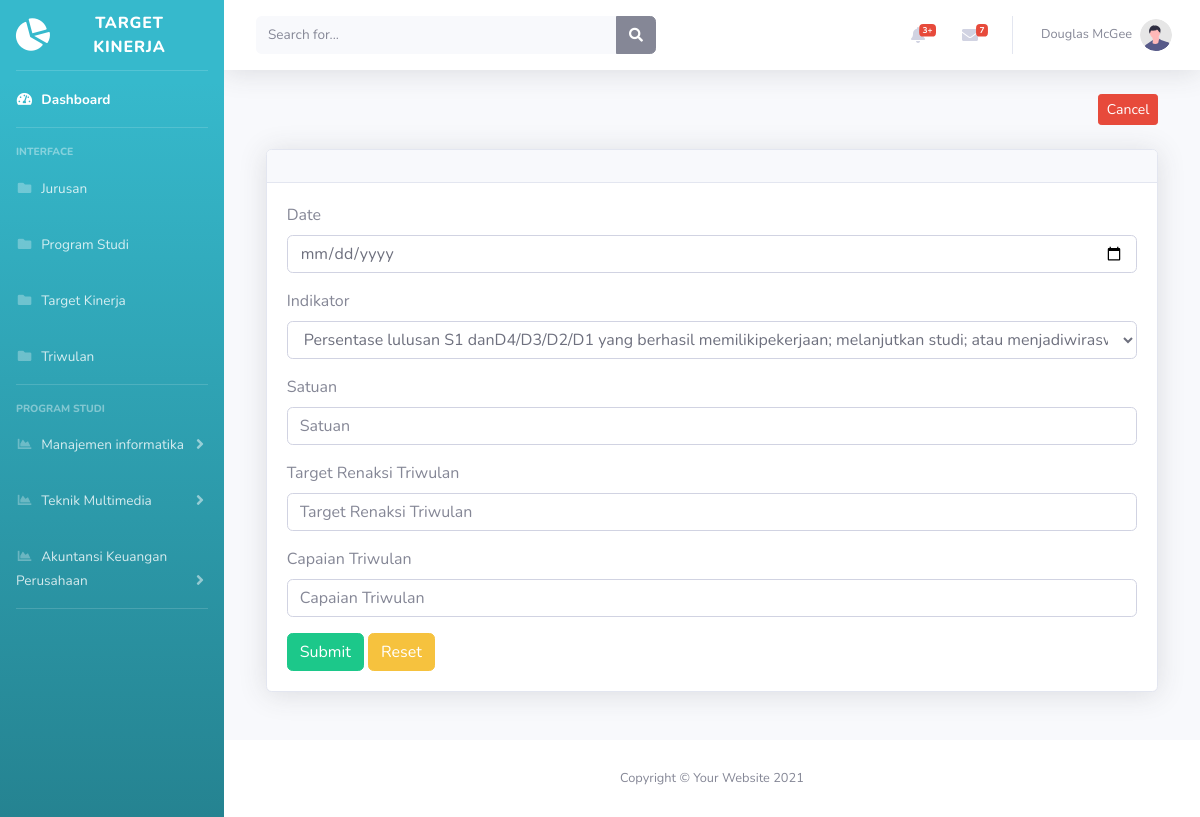
The app's page /tambah_tw.php with its own data.
### tables this page shows
CREATE TABLE `prodi` (
  `id_prodi` int(10) NOT NULL,
  `id_jurusan` int(11) NOT NULL,
  `nama_prodi` varchar(255) NOT NULL
);

### tambah_tw.php (the view, shortened to what this page needs)
<!DOCTYPE html>
<html lang="en">
  <head>
    <link
      href="vendor/fontawesome-free/css/all.min.css"
      rel="stylesheet"
      type="text/css"
    />
    <link href="css/sb-admin-2.min.css" rel="stylesheet" />
  </head>
  <body id="page-top">
    <div id="wrapper">
      <ul
        class="navbar-nav bg-gradient-info sidebar sidebar-dark accordion"
        id="accordionSidebar"
      >
        <a
          class="sidebar-brand d-flex align-items-center justify-content-center"
          href="index.php"
        >
          <div class="sidebar-brand-icon rotate-n-15">
            <i class="fas fa-chart-pie"></i>
          </div>
          <div class="sidebar-brand-text mx-3">Target Kinerja</div>
        </a>
        <hr class="sidebar-divider my-0" />
        <li class="nav-item active">
          <a class="nav-link" href="index.php">
            <i class="fas fa-fw fa-tachometer-alt"></i>
            <span>Dashboard</span></a
          >
        </li>
        <hr class="sidebar-divider" />
        <div class="sidebar-heading">Interface</div>
        <li class="nav-item">
          <a class="nav-link" href="jurusan/jurusan.php">
            <i class="fas fa-fw fa-folder"></i>
            <span>Jurusan</span></a
          >
        </li>
        <li class="nav-item">
          <a class="nav-link" href="prodi/prodi.php">
            <i class="fas fa-fw fa-folder"></i>
            <span>Program Studi</span></a
          >
        </li>
        <li class="nav-item">
          <a class="nav-link" href="iku/iku.php">
            <i class="fas fa-fw fa-folder"></i>
            <span>Target Kinerja</span></a
          >
        </li>
        <li class="nav-item">
          <a class="nav-link" href="triwulan/triwulan.php">
            <i class="fas fa-fw fa-folder"></i>
            <span>Triwulan</span></a
          >
        </li>
        <hr class="sidebar-divider" />
        <div class="sidebar-heading">Program Studi</div>
        <?php
        include 'koneksi.php';
        $data = mysqli_query($koneksi, "SELECT * FROM prodi");
        while($d = mysqli_fetch_array($data)){
        ?>
        <li class="nav-item">
          <a
            class="nav-link collapsed"
            href="#"
            data-toggle="collapse"
            data-target="#collapsePages"
            aria-expanded="true"
            aria-controls="collapsePages"
          >
            <i class="fas fa-fw fa-chart-area"></i>
            <span><?php echo $d['nama_prodi']; ?></span>
          </a>
        </li>
        <?php } ?>
        <hr class="sidebar-divider d-none d-md-block" />
      </ul>
      <div id="content-wrapper" class="d-flex flex-column">
        <div id="content">
          <nav
            class="navbar navbar-expand navbar-light bg-white topbar mb-4 static-top shadow"
          >
            <form
              class="d-none d-sm-inline-block form-inline mr-auto ml-md-3 my-2 my-md-0 mw-100 navbar-search"
            >
              <div class="input-group">
                <input
                  type="text"
                  class="form-control bg-light border-0 small"
                  placeholder="Search for..."
                  aria-label="Search"
                  aria-describedby="basic-addon2"
                />
                <div class="input-group-append">
                  <button class="btn btn-secondary" type="button">
                    <i class="fas fa-search fa-sm"></i>
                  </button>
                </div>
              </div>
            </form>
            <ul class="navbar-nav ml-auto">
              <li class="nav-item dropdown no-arrow mx-1">
                <a
                  class="nav-link dropdown-toggle"
                  href="#"
                  id="alertsDropdown"
                  role="button"
                  data-toggle="dropdown"
                  aria-haspopup="true"
                  aria-expanded="false"
                >
                  <i class="fas fa-bell fa-fw"></i>
                  <span class="badge badge-danger badge-counter">3+</span>
                </a>
              </li>
              <li class="nav-item dropdown no-arrow mx-1">
                <a
                  class="nav-link dropdown-toggle"
                  href="#"
                  id="messagesDropdown"
                  role="button"
                  data-toggle="dropdown"
                  aria-haspopup="true"
                  aria-expanded="false"
                >
                  <i class="fas fa-envelope fa-fw"></i>
                  <span class="badge badge-danger badge-counter">7</span>
                </a>
              </li>
              <li class="nav-item dropdown no-arrow">
                <a
                  class="nav-link dropdown-toggle"
                  href="#"
                  id="userDropdown"
                  role="button"
                  data-toggle="dropdown"
                  aria-haspopup="true"
                  aria-expanded="false"
                >
                  <span class="mr-2 d-none d-lg-inline text-gray-600 small"
                    >Douglas McGee</span
                  >
                  <img
                    class="img-profile rounded-circle"
                    src="img/undraw_profile.svg"
                  />
                </a>
              </li>
            </ul>
          </nav>
          <div class="row d-flex justify-content-center">
              <div class="col-lg-11 mb-4">
                <div class="form-group; text-right">
                <?php
                  $id_tw = $_GET['id_triwulan'];
                ?>
                  <a href="tw.php?id_triwulan=<?php echo $id_tw;?>" class="btn btn-sm btn-danger" name="cancel" type="cancel"></i>Cancel</a>
                </div>
                <br/>
                <div class="card shadow mb-4">
                  <div class="card-header py-3">
                  </div>
                  <div class="card-body">
                    <form method="post" action="tambahaksi_tw.php">
                        <div class="form-group">
                            <label for="tanggal">Date</label>
                            <input type="date" class="form-control" id="tanggal" placeholder="Tanggal" name="tanggal">
                        </div>
                        <div class="form-group">
                            <label for="indikator">Indikator</label>
                            <select class="form-control" name="indikator">
                                <?php
                                include 'koneksi.php';
                                $data = mysqli_query($koneksi, "SELECT * FROM iku");
                                mysqli_data_seek($data, 0);
                                while($d = mysqli_fetch_array($data)){
                                    ?>
                                    <option value="<?php echo $d['id_iku']?>"><?php echo $d['indikator']; ?></option>
                                <?php } ?>
                            </select>
                        </div>
                        <div class="form-group">
                            <label for="satuan">Satuan</label>
                            <input type="text" class="form-control" id="satuan" placeholder="Satuan" name="satuan">
                        </div>
                        <div class="form-group">
                            <label for="target_renaksi_tw">Target Renaksi Triwulan</label>
                            <input type="text" class="form-control" id="target_renaksi_tw" placeholder="Target Renaksi Triwulan" name="target_renaksi_tw">
                        </div>
                        <div class="form-group">
                            <label for="capaian_tw">Capaian Triwulan</label>
                            <input type="text" class="form-control" id="capaian_tw" placeholder="Capaian Triwulan" name="capaian_tw">
                        </div>
                        <button type="submit" class="btn btn-success" value="Submit" name="proses">Submit</button>
                        <button type="reset" class="btn btn-warning">Reset</button>
                    </form>
                  </div>
                </div>
              </div>
            </div>
          </div>
        <footer class="sticky-footer bg-white">
          <div class="container my-auto">
            <div class="copyright text-center my-auto">
              <span>Copyright &copy; Your Website 2021</span>
            </div>
          </div>
        </footer>
      </div>
    </div>
  </body>
</html>

### records on screen
prodi: nama_prodi "Manajemen informatika"
prodi: nama_prodi "Teknik Multimedia"
prodi: nama_prodi "Akuntansi Keuangan Perusahaan"

### other values on screen
form field indikator "Persentase lulusan S1 danD4/D3/D2/D1 yang berhasil memilikipekerjaan; melanjutkan studi; atau menjadiwiraswasta"
